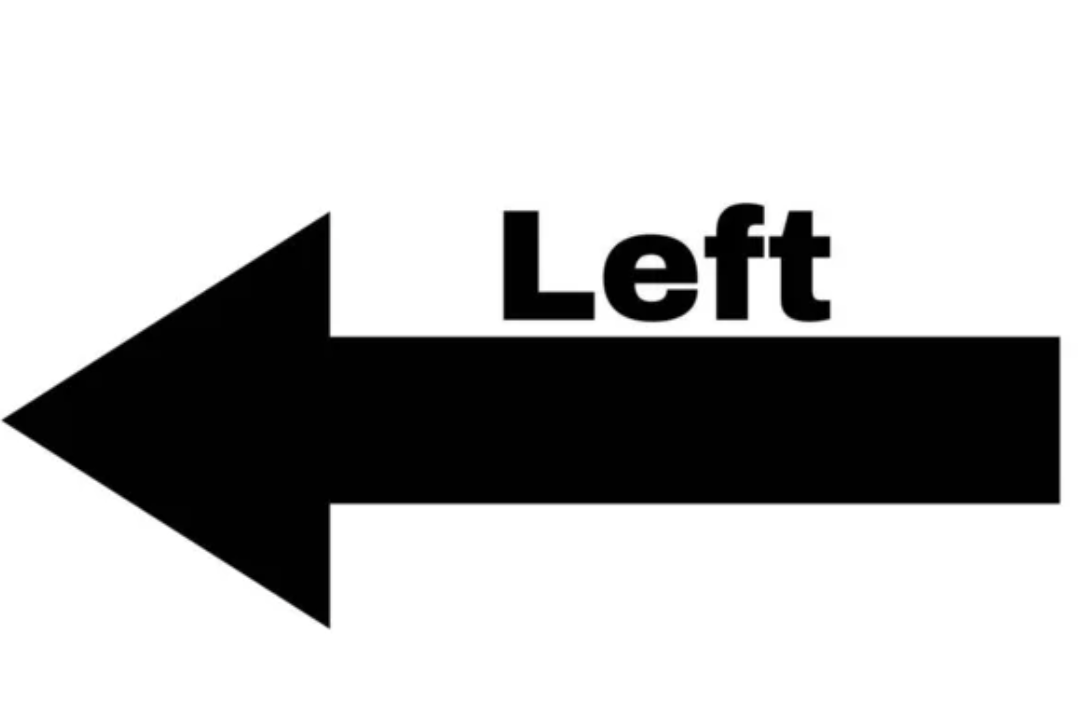
#> input picture AR_Project/left.png, 1086 x 728 px, given in place of the camera
$ python v13_cali_right_wraping.py
#> lines starting #> are read from the running program, lines starting #| are printed output that depends on the picture; after the words box and inside, x2 and y2 are one past the last pixel; in counts of white or black regions, pixels touching at a corner belong together
import cv2
import numpy as np

# Set up webcam or video capture
cap = cv2.VideoCapture(0)

# Handle camera not opening
if not cap.isOpened():
    raise IOError("Cannot open webcam")

#macbook res 1512x982
#display res 2160*1200
monitor_width = 2160
monitor_height = 1200

#mac screen ends
window_x, window_y = 1512, 0

# Set resolution
# Supported resolutions: 640 x 480, 1280 x 720, 1920 x 1080
width, height = 640, 480
cap.set(cv2.CAP_PROP_FRAME_WIDTH, width)
cap.set(cv2.CAP_PROP_FRAME_HEIGHT, height)
cap.set(cv2.CAP_PROP_FPS, 30)

# Create windows before moving them
cv2.namedWindow("right", cv2.WINDOW_NORMAL)
cv2.namedWindow("left", cv2.WINDOW_NORMAL)

cv2.namedWindow("right_main", cv2.WINDOW_NORMAL)

#lists to hold the clicked points for calibration
src_points = []
dst_points = []

# Global flags to manage calibration stages
collecting_src_points = True
calibration_complete = False

# Mouse callback function to record points
def record_point(event, x, y, flags, params):
    global src_points, dst_points, collecting_src_points, calibration_complete, frame
    if event == cv2.EVENT_LBUTTONDOWN:
        # Collect points based on current phase
        if collecting_src_points and len(src_points) < 4:
            src_points.append((x, y))
        elif not collecting_src_points and len(dst_points) < 4:
            dst_points.append((x, y))

        # Transition to collecting destination points after 9 source points are collected
        if len(src_points) == 4 and collecting_src_points:
            collecting_src_points = False
            print("Switch to collecting destination points on the screen")

        # Complete calibration after collecting all points
        if len(dst_points) == 4:
            calibration_complete = True
            print("Calibration complete. Warping the image...")

#set mouse callback
cv2.setMouseCallback("right", record_point)

while cap.isOpened():
    ret, frame = cap.read()
#> frame is the input picture: shape (728, 1086, 3); mean B, G, R 187.3, 187.3, 187.3
    if not ret:
        break

    #flip the main frame
    frame = cv2.flip(frame, 1)
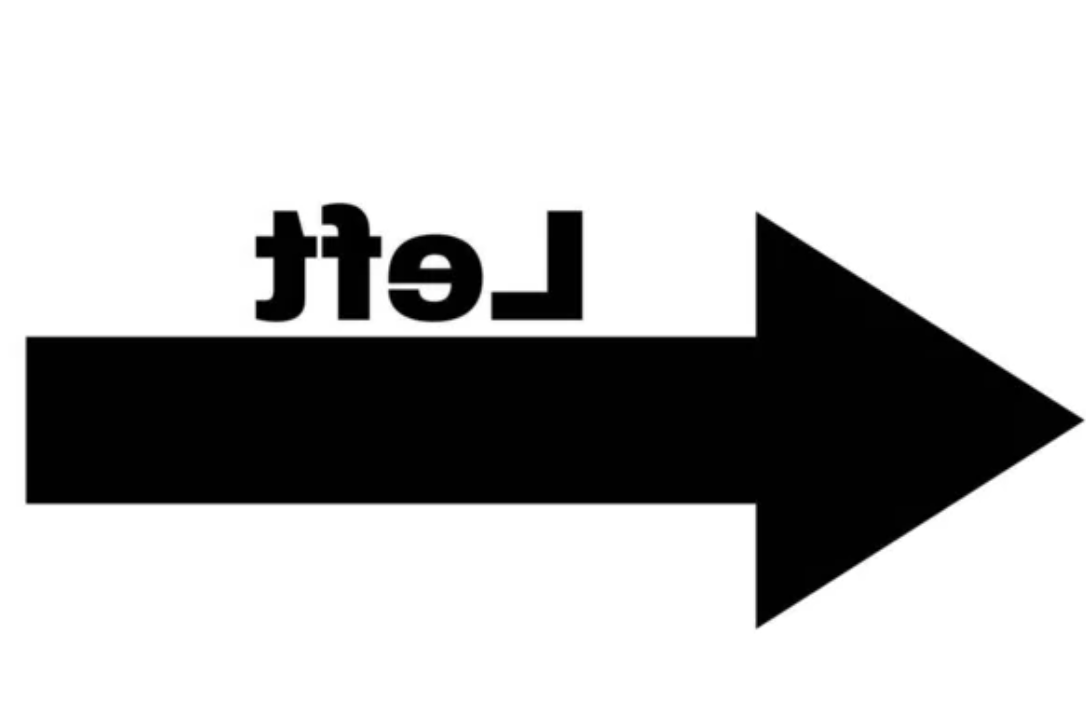
#> frame: shape (728, 1086, 3); mean B, G, R 187.3, 187.3, 187.3
    frame = cv2.resize(frame, (monitor_height, monitor_width//2))
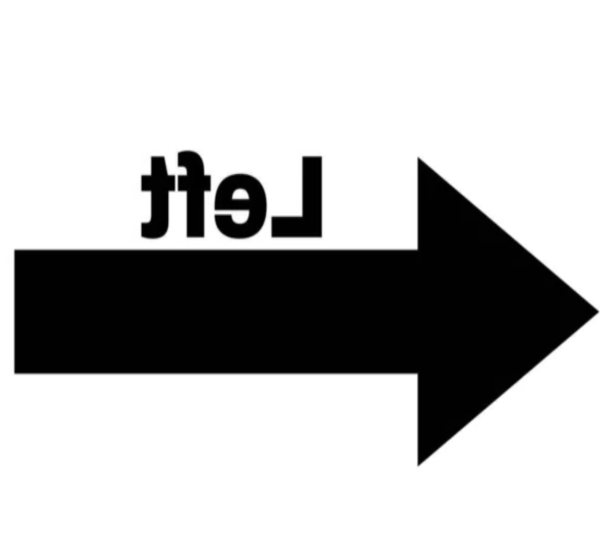
#> frame: shape (1080, 1200, 3) (shown at 1/2 size); mean B, G, R 187.3, 187.3, 187.3

    # Rotate the frame 90 degrees counterclockwise and clockwise
    frame_right = cv2.rotate(frame, cv2.ROTATE_90_COUNTERCLOCKWISE)
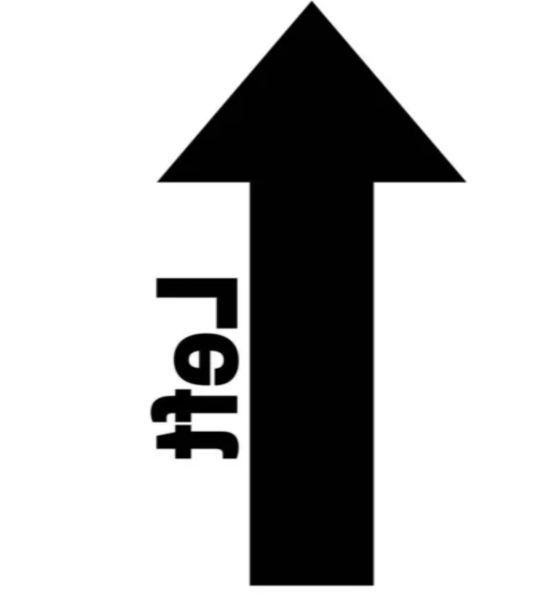
#> frame_right: shape (1200, 1080, 3) (shown at 1/2 size); mean B, G, R 187.3, 187.3, 187.3
    frame_left = cv2.rotate(frame, cv2.ROTATE_90_CLOCKWISE)
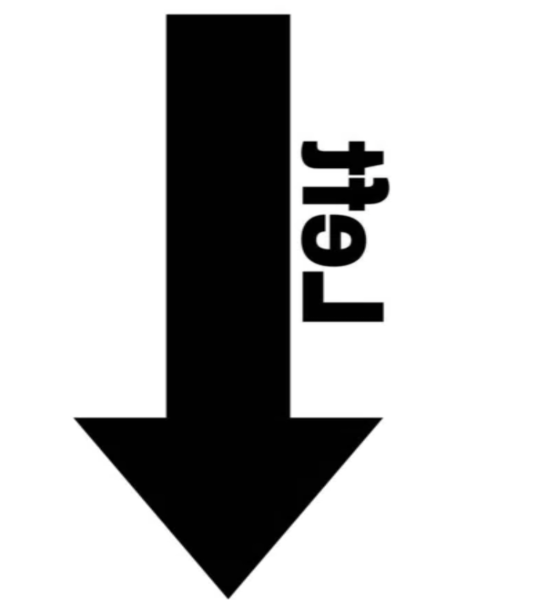
#> frame_left: shape (1200, 1080, 3) (shown at 1/2 size); mean B, G, R 187.3, 187.3, 187.3

    #lets make it all black
    frame_left[:] = 0
#> frame_left: shape (1200, 1080, 3); every value is 0

    # Display the selected points as they are clicked
    for point in src_points:
        cv2.circle(frame_right, point, 5, (0, 255, 0), -1)  # Green for source points
    for point in dst_points:
        cv2.circle(frame_right, point, 5, (255, 0, 0), -1)  # Blue for destination points

    # Display calibration status and point count
    if collecting_src_points:
        status_text = f"Calibration: Selecting Source Points ({len(src_points)}/9)"
    elif not calibration_complete:
        status_text = f"Calibration: Selecting Destination Points ({len(dst_points)}/9)"
    else:
        status_text = "Calibration Complete. Displaying Warped Image."

    cv2.putText(frame_right, status_text, (10, 30), cv2.FONT_HERSHEY_SIMPLEX, 1, (0, 255, 255), 2, cv2.LINE_AA)
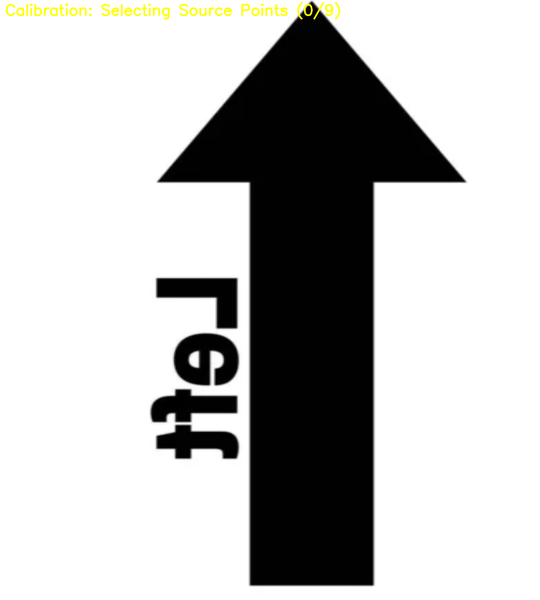
#> frame_right: shape (1200, 1080, 3) (shown at 1/2 size); 0.57% of pixels changed, all inside (x1, y1, x2, y2) = (11, 3, 681, 40)

    if not calibration_complete:
        # Show the frame with points as they are clicked
        cv2.imshow("right", frame_right)
        cv2.imshow("right_main", frame_right)
    else:
        # Calculate homography after collecting 9 points each for source and destination
        src_pts_np = np.float32(src_points)
        dst_pts_np = np.float32(dst_points)
        h, status = cv2.findHomography(src_pts_np, dst_pts_np)

        # Warp the image using the homography matrix
        warped_frame = cv2.warpPerspective(frame_right, h, (frame_right.shape[1], frame_right.shape[0]))

        # Display the warped image to match the destination points
        cv2.imshow("right", warped_frame)
        cv2.imshow("right_main", warped_frame)


    # Display control info
    if collecting_src_points:
        print("Click on 9 points on the original frame.")
    elif not calibration_complete:
        print("Click on 9 points on the screen.")

    cv2.moveWindow("right", window_x, window_y)
    cv2.resizeWindow("right", int(monitor_width / 2), monitor_height)

    cv2.moveWindow("right_main", 0, 0)
    cv2.resizeWindow("right_main", int(monitor_width / 2), monitor_height)

    cv2.imshow("left", frame_left)
    cv2.moveWindow("left", int(window_x + monitor_width/2), window_y)
    cv2.resizeWindow("left", int(monitor_width / 2), monitor_height)

    if cv2.waitKey(1) & 0xFF == ord('q'):
#> (key q is pressed here)
        if calibration_complete:
            print("Source Points:", src_points)
            print("Destination Points:", dst_points)
        break

# Release the webcam and close windows
cap.release()
cv2.destroyAllWindows()

$ run again, on AR_Project/right.png
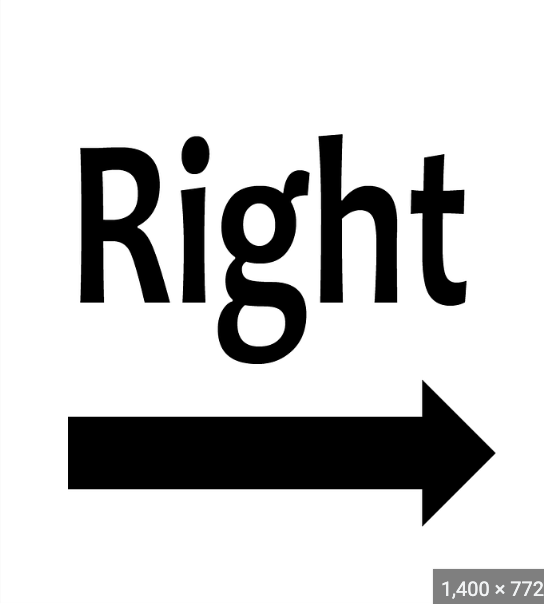
#> input picture AR_Project/right.png, 544 x 604 px, given in place of the camera
#> frame is the input picture: shape (604, 544, 3); mean B, G, R 205.3, 205.3, 205.3
#> `frame = cv2.resize(frame, (monitor_height, monitor_width//2))`:
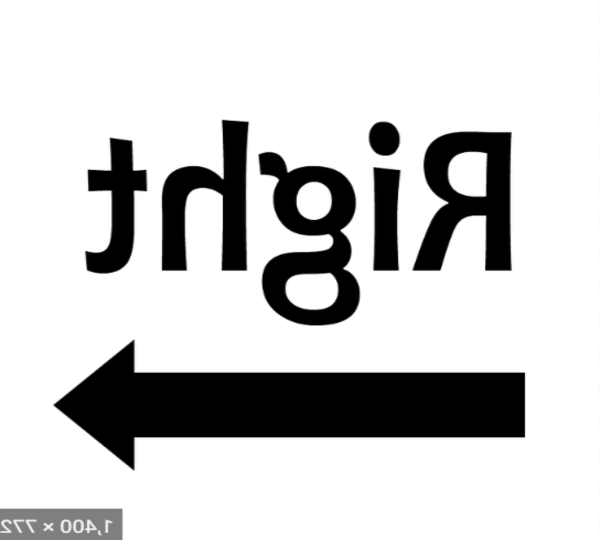
#> frame: shape (1080, 1200, 3) (shown at 1/2 size); mean B, G, R 205.2, 205.2, 205.2
#> `cv2.putText(frame_right, status_text, (10, 30), cv2.FONT_HERSHEY_SIMPL..`:
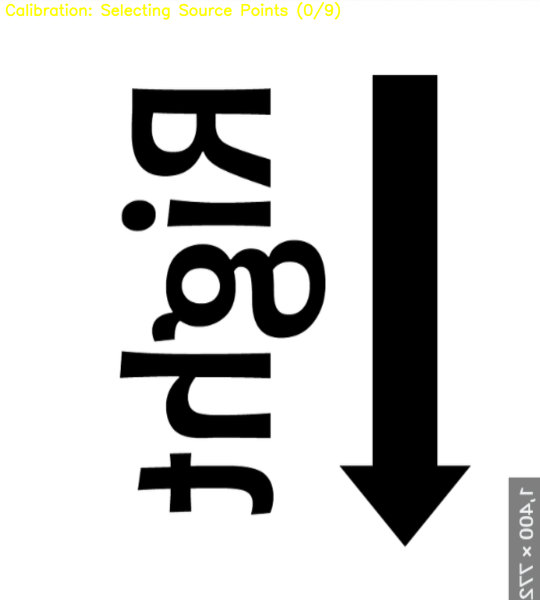
#> frame_right: shape (1200, 1080, 3) (shown at 1/2 size); mean B, G, R 204.2, 205.2, 205.2
